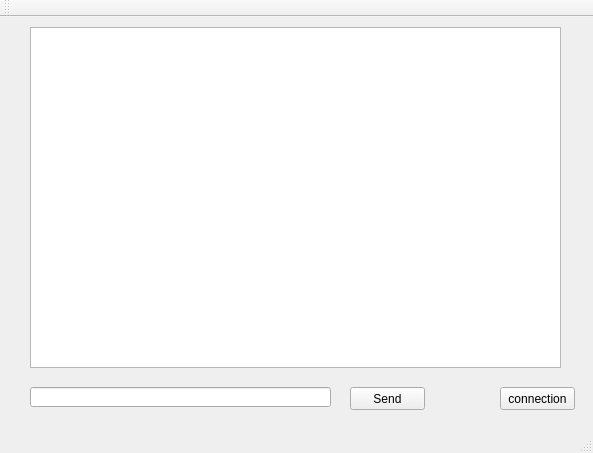
<?xml version="1.0" encoding="UTF-8"?>
<ui version="4.0">
 <class>MainWindow</class>
 <widget class="QMainWindow" name="MainWindow">
  <property name="geometry">
   <rect>
    <x>0</x>
    <y>0</y>
    <width>593</width>
    <height>453</height>
   </rect>
  </property>
  <property name="windowTitle">
   <string>MainWindow</string>
  </property>
  <widget class="QWidget" name="centralWidget">
   <widget class="QLineEdit" name="TcpSendDataEdit">
    <property name="geometry">
     <rect>
      <x>30</x>
      <y>370</y>
      <width>301</width>
      <height>20</height>
     </rect>
    </property>
   </widget>
   <widget class="QPushButton" name="sendButton">
    <property name="geometry">
     <rect>
      <x>350</x>
      <y>370</y>
      <width>75</width>
      <height>23</height>
     </rect>
    </property>
    <property name="text">
     <string>Send</string>
    </property>
   </widget>
   <widget class="QPushButton" name="connectionButton">
    <property name="geometry">
     <rect>
      <x>500</x>
      <y>370</y>
      <width>75</width>
      <height>23</height>
     </rect>
    </property>
    <property name="text">
     <string>connection</string>
    </property>
   </widget>
   <widget class="QTextEdit" name="textEdit">
    <property name="geometry">
     <rect>
      <x>30</x>
      <y>10</y>
      <width>531</width>
      <height>341</height>
     </rect>
    </property>
   </widget>
  </widget>
  <widget class="QMenuBar" name="menuBar">
   <property name="geometry">
    <rect>
     <x>0</x>
     <y>0</y>
     <width>593</width>
     <height>23</height>
    </rect>
   </property>
  </widget>
  <widget class="QToolBar" name="mainToolBar">
   <attribute name="toolBarArea">
    <enum>TopToolBarArea</enum>
   </attribute>
   <attribute name="toolBarBreak">
    <bool>false</bool>
   </attribute>
  </widget>
  <widget class="QStatusBar" name="statusBar"/>
 </widget>
 <layoutdefault spacing="6" margin="11"/>
 <resources/>
 <connections/>
</ui>
